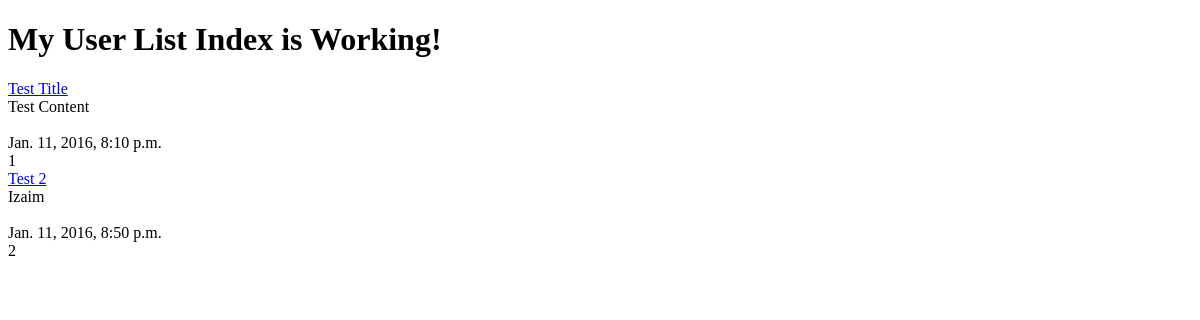
/posts/, run on an earlier commit of the app's database.
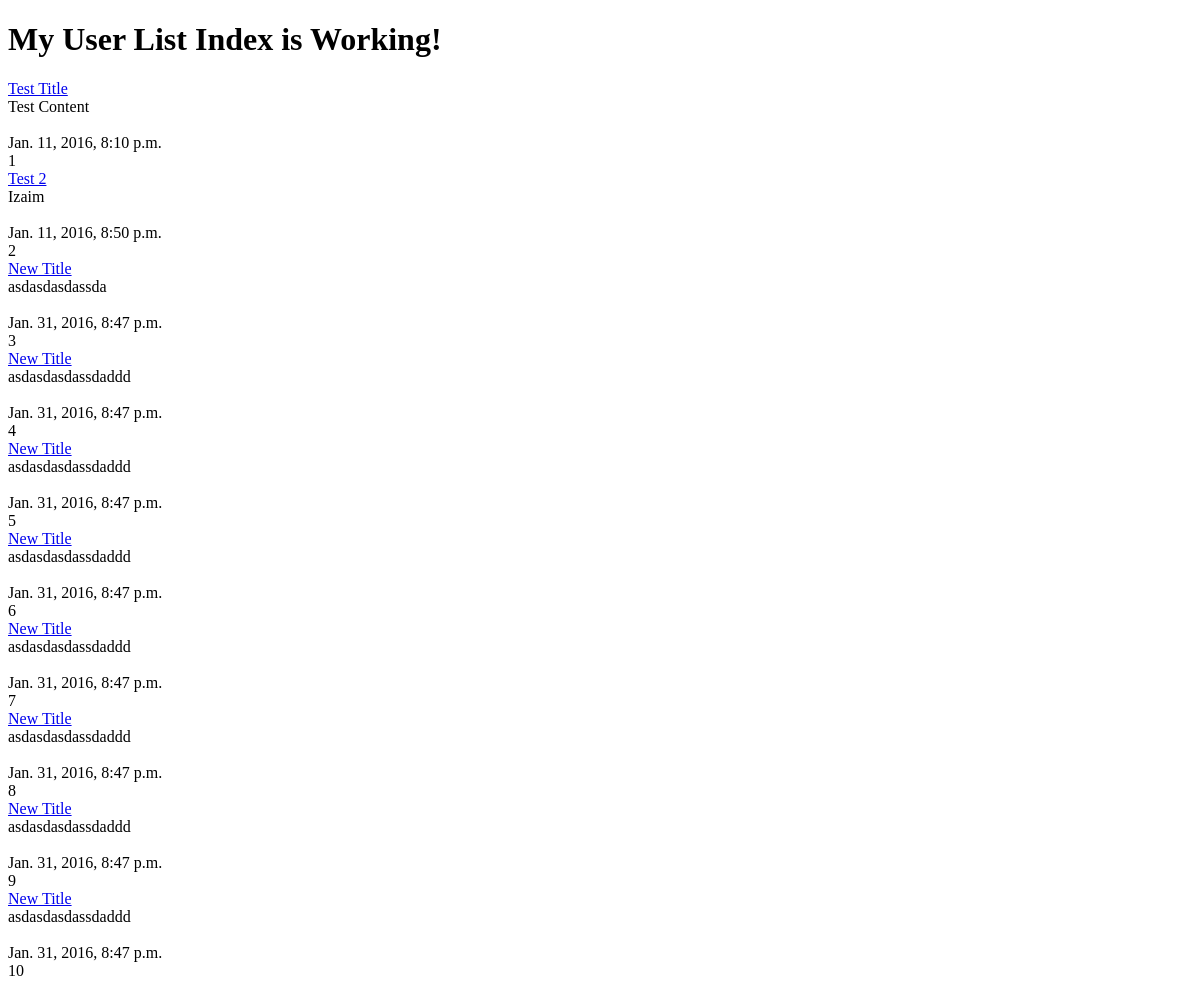
And on a later commit of the database.
### posts/models.py (models this page shows, shortened)
class Post(models.Model):
    title = models.CharField(max_length=150)
    content = models.TextField()
    created = models.DateTimeField(auto_now=False, auto_now_add=True)
    updated = models.DateTimeField(auto_now=True, auto_now_add=False)
    def get_absolute_url(self):
        return reverse("posts:detail", kwargs={"id": self.id})

### posts/views.py (the view)
def post_list(request): #list posts
    queryset = Post.objects.all()
    context ={
        "object_list": queryset,
        "title": "My User List"
    }
    return render(request,"index.html", context)

### templates/index.html (shortened to what this page needs)
<!DOCTYPE html>
<html>
<head>
</head>
    <body>
        <h1>{{ title }} Index is Working!</h1>
        {% for article in object_list %}
            <a href="{{article.get_absolute_url}}">{{ article.title }}</a><br/>
            {{ article.content }}<br/>
            {{ article.timestamp }}<br/>
            {{ article.updated }}<br/>
            {{ article.id }}<br/>
        {% endfor %}
    </body>
</html>

What changed in the data, as far as the page shows it:
added Post: title "New Title", content "asdasdasdassda", updated "Jan. 31, 2016, 8:47 p.m.", id "3"
added Post: title "New Title", content "asdasdasdassdaddd", updated "Jan. 31, 2016, 8:47 p.m.", id "4"
added Post: title "New Title", content "asdasdasdassdaddd", updated "Jan. 31, 2016, 8:47 p.m.", id "5"
added Post: title "New Title", content "asdasdasdassdaddd", updated "Jan. 31, 2016, 8:47 p.m.", id "6"
added Post: title "New Title", content "asdasdasdassdaddd", updated "Jan. 31, 2016, 8:47 p.m.", id "7"
added Post: title "New Title", content "asdasdasdassdaddd", updated "Jan. 31, 2016, 8:47 p.m.", id "8"
added Post: title "New Title", content "asdasdasdassdaddd", updated "Jan. 31, 2016, 8:47 p.m.", id "9"
added Post: title "New Title", content "asdasdasdassdaddd", updated "Jan. 31, 2016, 8:47 p.m.", id "10"
